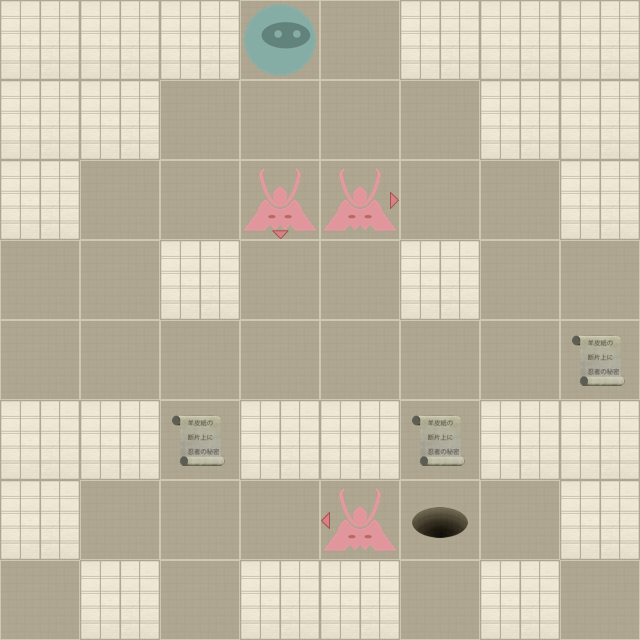

Tiled map render using the project's own tile images. Description and the map definition, with tile-layer contents summarised, below:
An orthogonal 8x8 tile map with 80x80 px tiles, 2 tile layers (Level, Actors).

<map version="1.0" orientation="orthogonal" width="8" height="8" tilewidth="80" tileheight="80">
 <properties>
  <property name="moves" value="16" />
 </properties>
 <tileset firstgid="1" name="tiles" tilewidth="80" tileheight="80" spacing="2" margin="2">
  <image source="tiles-hd.png" width="512" height="512" />
  <tile id="0">
   <properties>
    <property name="actor" value="exit" />
   </properties>
  </tile>
  <tile id="2">
   <properties>
    <property name="actor" value="guard" />
    <property name="direction" value="down" />
   </properties>
  </tile>
  <tile id="3">
   <properties>
    <property name="actor" value="guard" />
    <property name="direction" value="left" />
   </properties>
  </tile>
  <tile id="4">
   <properties>
    <property name="actor" value="guard" />
    <property name="direction" value="right" />
   </properties>
  </tile>
  <tile id="5">
   <properties>
    <property name="actor" value="guard" />
    <property name="direction" value="up" />
   </properties>
  </tile>
  <tile id="7">
   <properties>
    <property name="actor" value="player" />
   </properties>
  </tile>
  <tile id="8">
   <properties>
    <property name="actor" value="scroll" />
   </properties>
  </tile>
  <tile id="9">
   <properties>
    <property name="wall" value="1" />
   </properties>
  </tile>
 </tileset>
 <layer name="Level" width="8" height="8">
  <data>[64 cells, 64 non-empty, 2 distinct tile ids]</data>
 </layer>
 <layer name="Actors" width="8" height="8">
  <data>[64 cells, 8 non-empty, 6 distinct tile ids]</data>
 </layer>
</map>
